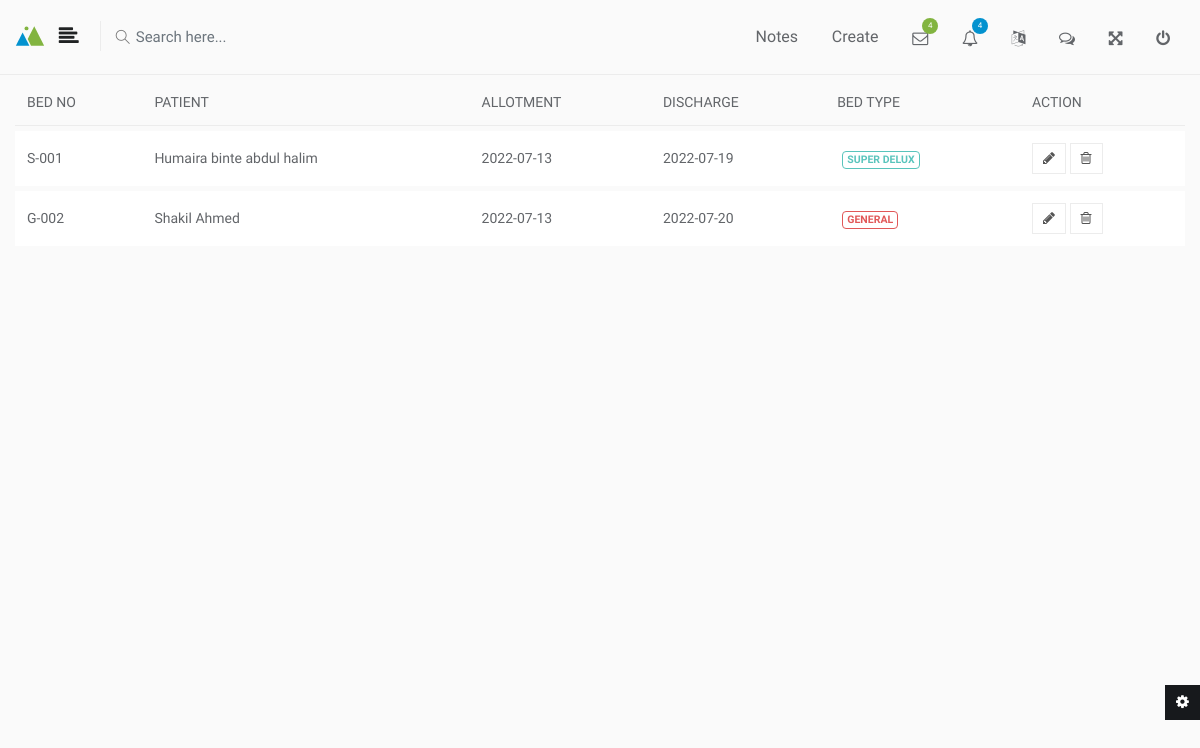
The app's page /admin/bed-allotment.php (signed in) with its own data.
### tables this page shows
CREATE TABLE `bed_booking` (
  `id` int(11) NOT NULL,
  `patient_id` int(11) DEFAULT NULL,
  `bed_id` int(11) DEFAULT NULL,
  `allotment` varchar(255) DEFAULT NULL,
  `discharge` varchar(255) DEFAULT NULL
);

CREATE TABLE `beds` (
  `id` int(11) NOT NULL,
  `bed_name` varchar(255) DEFAULT NULL,
  `category_id` int(11) DEFAULT NULL,
  `price` int(11) DEFAULT NULL,
  `status` varchar(255) DEFAULT NULL
);

CREATE TABLE `patients` (
  `id` int(11) NOT NULL,
  `username` varchar(255) DEFAULT NULL,
  `password` varchar(255) DEFAULT NULL,
  `mobile_number` varchar(255) DEFAULT NULL,
  `full_name` varchar(255) DEFAULT NULL,
  `dob` varchar(255) DEFAULT NULL,
  `gender` enum('male','female','shemale') DEFAULT NULL,
  `age` int(11) DEFAULT NULL,
  `address` varchar(255) DEFAULT NULL,
  `photo` varchar(255) DEFAULT NULL,
  `description` text,
  `status` varchar(100) NOT NULL,
  `date` varchar(99) DEFAULT NULL,
  `doctor_id` int(11) DEFAULT NULL
);

### admin/bed-allotment.php (the view, shortened to what this page needs)
<?php
require_once 'header.php';
$sql = "SELECT * FROM bed_booking";
$query = mysqli_query( $conn, $sql );
?>
<div class="row clearfix">
    <div class="col-lg-12">
        <div class="table-responsive">
            <table class="table table-hover table-custom spacing5">
                <thead>
                    <tr>
                        <th>Bed No</th>
                        <th>Patient</th>
                        <th>Allotment</th>
                        <th>Discharge</th>
                        <th>Bed Type</th>
                        <th>Action</th>
                    </tr>
                </thead>
                <tbody>
                    <?php
                        if( $query ){
                            while( $row = mysqli_fetch_assoc( $query ) ){
                                ?>
                                    <tr>
                                        <td>
                                            <?php
                                                $bedId = $row['bed_id'];
                                                $bsql = "SELECT bed_name, category_id FROM beds WHERE id={$bedId}";
                                                $bedQuery = mysqli_query( $conn, $bsql );
                                                $bedData = mysqli_fetch_assoc( $bedQuery );
                                                echo $bedData['bed_name'];
                                            ?>
                                        </td>
                                        <td>
                                            <?php
                                                $patientId = $row['patient_id'];
                                                $patientSql = "SELECT full_name FROM patients WHERE id={$patientId}";
                                                $patientQuery = mysqli_query( $conn, $patientSql );
                                                $patientData = mysqli_fetch_assoc( $patientQuery );
                                                echo $patientData['full_name'];
                                            ?>
                                        </td>
                                        <td><?php echo $row['allotment']; ?></td>
                                        <td><?php echo $row['discharge']; ?></td>
                                        <td>
                                            <?php
                                                $bedCategoryId = $bedData['category_id'];
                                                $bedCategorySql = "SELECT name FROM bed_categories WHERE id={$bedCategoryId}";
                                                $bedCategoryQuery = mysqli_query( $conn, $bedCategorySql );
                                                $bedCaterogyData = mysqli_fetch_assoc( $bedCategoryQuery );
                                                if( 'General' == $bedCaterogyData['name'] ){
                                                    echo '<span class="badge badge-danger">General</span>';
                                                }else if( 'Delux' == $bedCaterogyData['name'] ){
                                                    echo '<span class="badge badge-success">Delux</span>';
                                                }else if( 'Super Delux' == $bedCaterogyData['name'] ){
                                                    echo '<span class="badge badge-primary">Super Delux</span>';
                                                }else if ( 'ICU' == $bedCaterogyData['name'] ){
                                                    echo '<span class="badge badge-warning">ICU</span>';
                                                }
                                            ?>
                                        </td>
                                        <td>
                                            <a href="bed-allotment-edit.php?id=<?php echo $row['id']; ?>" class="btn btn-default btn-sm" title="Edit"><i class="fa fa-pencil"></i></a>
                                            <a href="bed-allotment-delete.php?id=<?php echo $row['id']; ?>" class="btn btn-default btn-sm" title="Delete"><i class="fa fa-trash-o"></i></a>
                                        </td>
                                    </tr>
                                <?php
                            }
                        }
                    ?>
                </tbody>
            </table>
        </div>
    </div>
</div>
<?php
require_once 'footer.php';

### records on screen
bed_booking: bed.bed_name "S-001", patient.full_name "Humaira binte abdul halim", allotment "2022-07-13", discharge "2022-07-19", shows "SUPER DELUX"
bed_booking: bed.bed_name "G-002", patient.full_name "Shakil Ahmed", allotment "2022-07-13", discharge "2022-07-20", shows "GENERAL"
